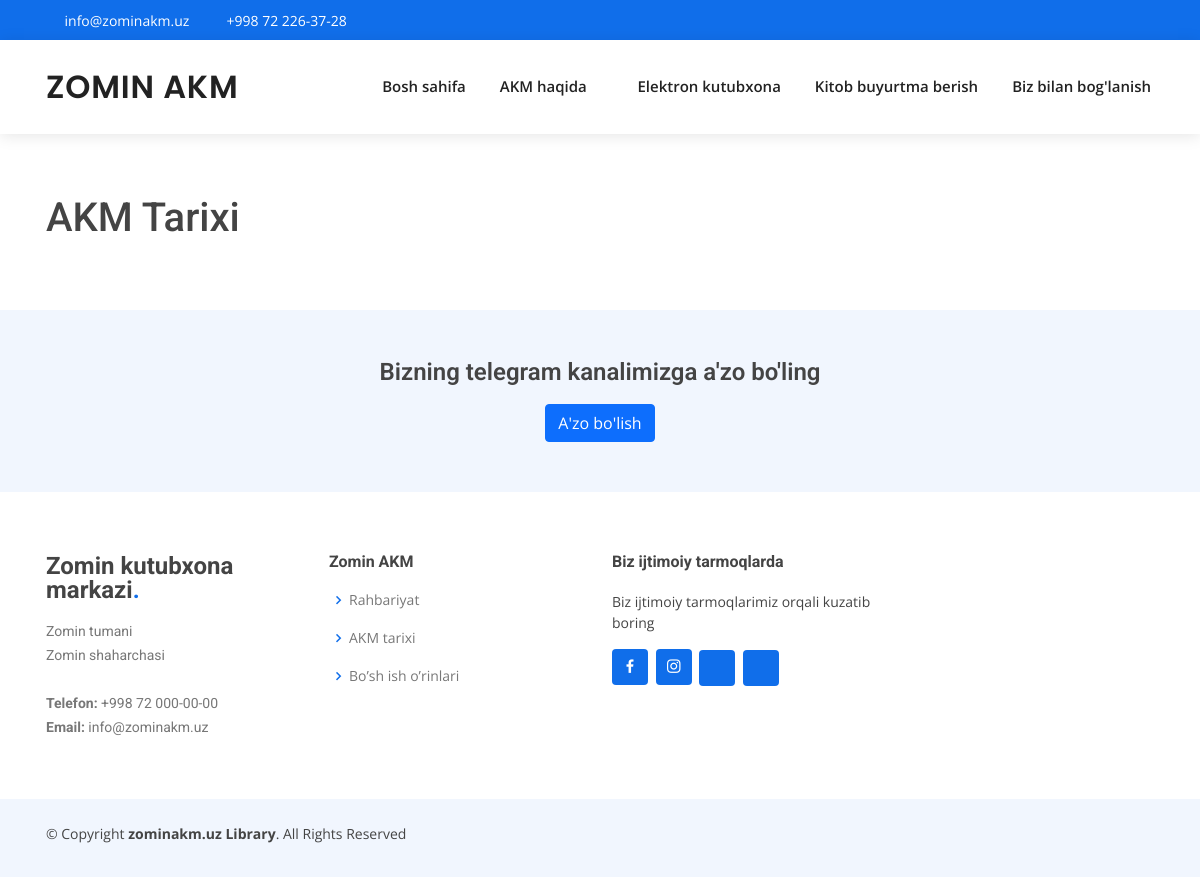
Before: /history/ with the older database file.
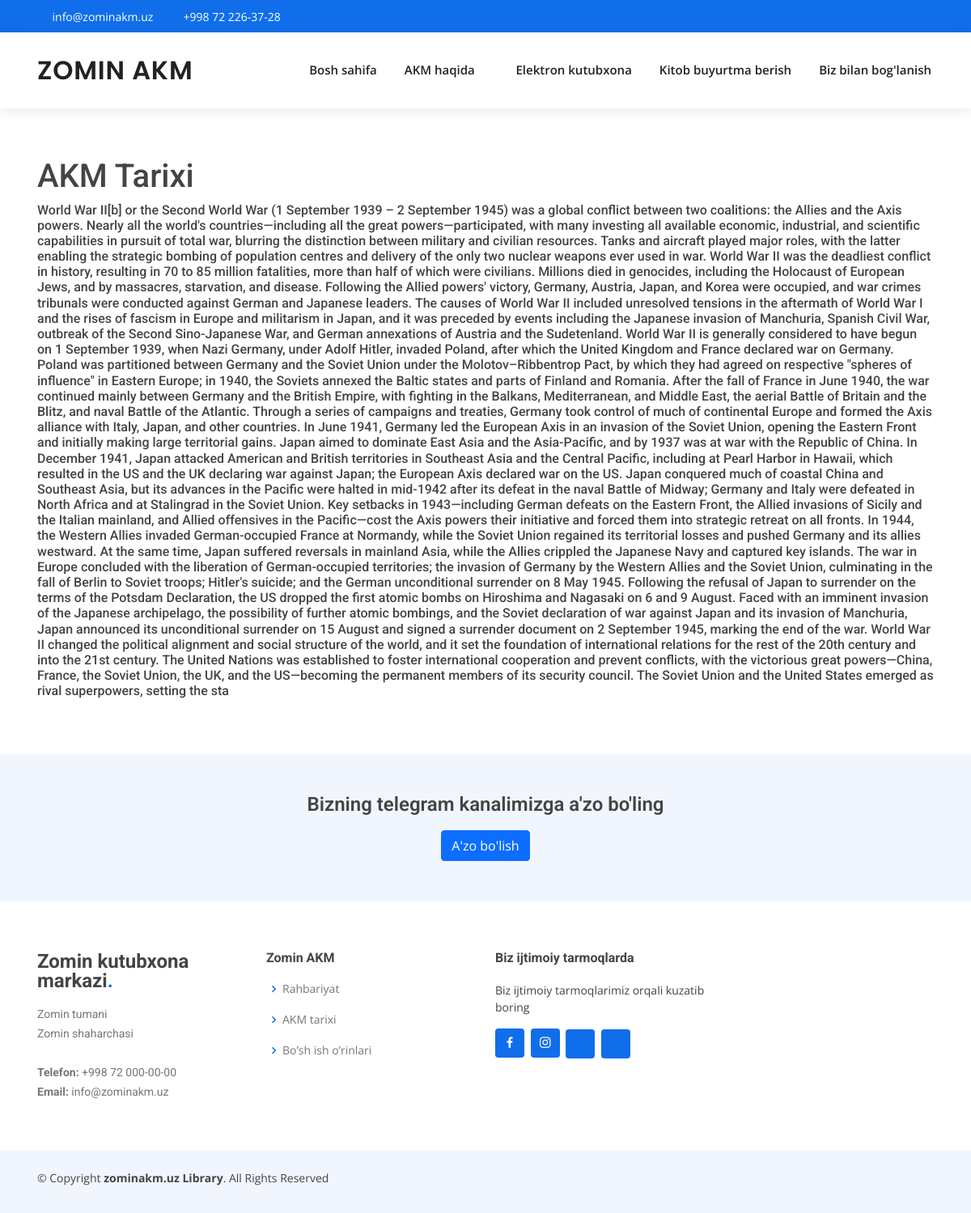
After: the same page with the newer database file.
### api/models.py (models this page shows, shortened)
class History(models.Model):
    name = models.TextField()

### api/views.py (the view)
def history(request):
    history = History.objects.all().first()
    return render(request, 'history.html', {'history': history})

### template/history.html (shortened to what this page needs)
{% extends 'base.html' %}
{% load static%}
{% block content %}
<section class="container">
    <h1>AKM Tarixi</h1>
    <h6>{{history.name}}</h6>
</section>
{% endblock %}

### template/base.html (shortened to what this page needs)
{% load static %}
<!DOCTYPE html>
<html lang="en">
<head>
    <link href='https://unpkg.com/boxicons@2.1.4/css/boxicons.min.css' rel='stylesheet'>
    <link href="{% static 'vendor/bootstrap/css/bootstrap.min.css' %}" rel="stylesheet">
    <link href="{% static 'vendor/icofont/icofont.min.css' %}" rel="stylesheet">
    <link href="{% static 'vendor/boxicons/css/boxicons.min.css' %}" rel="stylesheet">
    <link href="{% static 'vendor/owl.carousel/assets/owl.carousel.min.css' %}" rel="stylesheet">
    <link href="{% static 'vendor/venobox/venobox.css' %}" rel="stylesheet">
    <link href="{% static 'vendor/aos/aos.css' %}" rel="stylesheet">
    <link href="{% static 'css/style.css' %}" rel="stylesheet">
</head>
<body>
    <div id="topbar" class="d-none d-lg-flex align-items-center">
        <div class="container d-flex">
            <div class="contact-info mr-auto">
                <i class="icofont-envelope"></i> <a href="mailto:info@zominakm.uz">info@zominakm.uz</a>
                <i class="icofont-phone"></i> +998 72 226-37-28
            </div>
            <div class="social-links">
                <a href="https://www.facebook.com/groups/252237032486173/" class="facebook"><i
                        class="icofont-facebook"></i></a>
                <a href="https://www.instagram.com/invites/contact/?i=1chleaw7nt7ay&amp;utm_content=mah7s4c"
                    class="instagram"><i class="icofont-instagram"></i></a>
                <a href="https://m.youtube.com/channel/UCkXSpJpAHFjhyAQRrh_DvCA?noapp=1" class="youtube"><i
                        class="icofont-youtube"></i></a>
                <a href="https://t.me/zomin_kutubxona_markazii" class="instagram"><i class="icofont-telegram"></i></a>
            </div>
        </div>
    </div>
    <header id="header">
        <div class="container d-flex align-items-center">
            <h1 class="logo mr-auto"><a href="{% url 'index' %}">ZOMIN AKM</a></h1>
            <nav class="nav-menu d-none d-lg-block">
                <ul>
                    <li><a href="{% url 'index' %}">Bosh sahifa</a></li>
                    <li class="drop-down"><a href="#">AKM haqida</a>
                    </li>
                    <li><a href="{% url 'all_books' %}">Elektron kutubxona</a></li>
                    <li><a href="{% url 'index' %}#kitobbuyurtma">Kitob buyurtma berish</a></li>
                    <li><a href="#telegramlink">Biz bilan bog&#039;lanish</a></li>
                </ul>
            </nav>
        </div>
    </header>
    <main>
        {% block content %}
        {% endblock %}
    </main>
    <footer id="footer">
        <div class="footer-newsletter">
            <div class="container">
                <div class="row justify-content-center">
                    <div class="col-lg-6">
                        <h4>Bizning telegram kanalimizga a'zo bo'ling</h4>
                        <a href="https://t.me/zomin_kutubxona_markazii" class="btn btn-primary">A'zo bo'lish</a>
                    </div>
                </div>
            </div>
        </div>
        <div class="footer-top">
            <div class="container">
                <div class="row">
                    <div class="col-lg-3 col-md-6 footer-contact">
                        <h3> Zomin kutubxona markazi<span>.</span></h3>
                        <p>
                            Zomin tumani<br> Zomin shaharchasi<br><br>
                            <strong>Telefon:</strong> +998 72 000-00-00<br>
                            <strong>Email:</strong> info@zominakm.uz<br>
                        </p>
                    </div>
                    <div class="col-lg-3 col-md-6 footer-links">
                        <h4>Zomin AKM</h4>
                        <ul>
                            <li><i class="bx bx-chevron-right"></i> <a
                                    href="page/axborot-resurs-markazi-rahbariyati.html">Rahbariyat</a></li>
                            <li><i class="bx bx-chevron-right"></i> <a
                                    href="page/axborot-resurs-markazi-tarixi.html">AKM tarixi</a></li>
                            <li><i class="bx bx-chevron-right"></i> <a href="page/bo-sh-ish-o-rinlari.html">Boʼsh ish
                                    oʼrinlari</a>
                            </li>
                        </ul>
                    </div>
                    <div class="col-lg-3 col-md-6 footer-links">
                        <h4>Biz ijtimoiy tarmoqlarda</h4>
                        <p>Biz ijtimoiy tarmoqlarimiz orqali kuzatib boring</p>
                        <div class="social-links mt-3">
                            <a href="https://www.facebook.com/groups/252237032486173/" class="facebook"><i
                                    class="bx bxl-facebook"></i></a>
                            <a href="https://www.instagram.com/invites/contact/?i=1chleaw7nt7ay&amp;utm_content=mah7s4c"
                                class="instagram"><i class="bx bxl-instagram"></i></a>
                            <a href="https://m.youtube.com/channel/UCkXSpJpAHFjhyAQRrh_DvCA?noapp=1" class="youtube"><i
                                    class="icofont-youtube"></i></a>
                            <a href="https://t.me/zomin_kutubxona_markazii" class="instagram"><i
                                    class="icofont-telegram"></i></a>
                        </div>
                    </div>
                </div>
            </div>
        </div>
        <div class="container py-4">
            <div class="copyright">
                &copy; Copyright <strong><span>zominakm.uz Library</span></strong>. All Rights Reserved
            </div>
        </div>
    </footer>
</body>
</html>

### static/css/style.css (style rules this page uses)
body { font-family: "Open Sans", sans-serif; color: #444444; }
a { color: #106eea; text-decoration: none; }
h1, h2, h3, h4, h5, h6 { font-family: "Roboto", sans-serif; }
#topbar { background: #106eea; height: 40px; font-size: 14px; transition: all 0.5s; color: #fff; }
#topbar .contact-info a { line-height: 1; color: #fff; transition: 0.3s; }
#topbar .contact-info i { padding-right: 4px; margin-left: 15px; }
#topbar .contact-info i:first-child { margin-left: 0; }
#topbar .social-links a { color: rgba(255, 255, 255, 0.6); padding-left: 15px; display: inline-block; line-height: 1px; transition: 0.3s; }
#header { background: #fff; transition: all 0.5s; z-index: 997; padding: 25px 0; top: 40px; box-shadow: 0px 2px 15px rgba(0, 0, 0, 0.1); }
#header .logo { font-size: 32px; margin: 0; padding: 0; line-height: 1; font-weight: 600; letter-spacing: 0.8px; font-family: "Poppins", sans-serif; }
#header .logo a { color: #222222; }
.nav-menu ul { margin: 0; padding: 0; list-style: none; }
.nav-menu > ul { display: flex; }
.nav-menu > ul > li { position: relative; white-space: nowrap; padding: 10px 0 10px 28px; }
.nav-menu a { display: block; position: relative; color: #222222; transition: 0.3s; font-size: 15px; font-weight: 600; padding: 0 3px; font-family: "Open Sans", sans-serif; }
.nav-menu > ul > li > a:before { content: ""; position: absolute; width: 100%; height: 2px; bottom: -5px; left: 0; background-color: #106eea; visibility: hidden; width: 0px; transition: all 0.3s ease-in-out 0s; }
.nav-menu .drop-down > a:after { content: "\ea99"; font-family: IcoFont; padding-left: 5px; }
.mobile-nav { position: fixed; top: 55px; right: 15px; bottom: 15px; left: 15px; z-index: 9999; overflow-y: auto; background: #fff; transition: ease-in-out 0.2s; opacity: 0; visibility: hidden; border-radius: 10px; padding: 10px 0; }
.mobile-nav * { margin: 0; padding: 0; list-style: none; }
.mobile-nav a { display: block; position: relative; color: #222222; padding: 10px 20px; font-weight: 500; outline: none; }
.mobile-nav .drop-down > a:after { content: "\ea99"; font-family: IcoFont; padding-left: 10px; position: absolute; right: 15px; }
.mobile-nav .drop-down > a { padding-right: 35px; }
section { padding: 60px 0; overflow: hidden; }
#footer { background: #fff; padding: 0 0 30px 0; color: #444444; font-size: 14px; background: #f1f6fe; }
#footer .footer-newsletter { padding: 50px 0; background: #f1f6fe; text-align: center; font-size: 15px; }
#footer .footer-newsletter h4 { font-size: 24px; margin: 0 0 20px 0; padding: 0; line-height: 1; font-weight: 600; }
#footer .footer-top { padding: 60px 0 30px 0; background: #fff; }
#footer .footer-top .footer-contact { margin-bottom: 30px; }
#footer .footer-top .footer-contact h3 { font-size: 24px; margin: 0 0 15px 0; padding: 2px 0 2px 0; line-height: 1; font-weight: 700; }
#footer .footer-top .footer-contact h3 span { color: #106eea; }
#footer .footer-top .footer-contact p { font-size: 14px; line-height: 24px; margin-bottom: 0; font-family: "Roboto", sans-serif; color: #777777; }
#footer .footer-top h4 { font-size: 16px; font-weight: bold; color: #444444; position: relative; padding-bottom: 12px; }
#footer .footer-top .footer-links { margin-bottom: 30px; }
#footer .footer-top .footer-links ul { list-style: none; padding: 0; margin: 0; }
#footer .footer-top .footer-links ul i { padding-right: 2px; color: #106eea; font-size: 18px; line-height: 1; }
#footer .footer-top .footer-links ul li { padding: 10px 0; display: flex; align-items: center; }
#footer .footer-top .footer-links ul li:first-child { padding-top: 0; }
#footer .footer-top .footer-links ul a { color: #777777; transition: 0.3s; display: inline-block; line-height: 1; }
#footer .footer-top .social-links a { font-size: 18px; display: inline-block; background: #106eea; color: #fff; line-height: 1; padding: 8px 0; margin-right: 4px; border-radius: 4px; text-align: center; width: 36px; height: 36px; transition: 0.3s; }
#footer .copyright { text-align: center; float: left; }

Changed rows visible on the page:
added History: name "World War II[b] or the Second World War (1 September 1939 – 2 September 1945) was a global conflict between two coalitions: the Allies and the Axis powers. Nearly all the world's countries—including all the great powers—participated, with many investing all available economic, industrial, and scientific capabilities in pursuit of total war, blurring the distinction between military and civilian resources. Tanks and aircraft played major roles, with the latter enabling the strategic bombing of population centres and delivery of the only two nuclear weapons ever used in war. World War II was the deadliest conflict in history, resulting in 70 to 85 million fatalities, more than half of which…"
